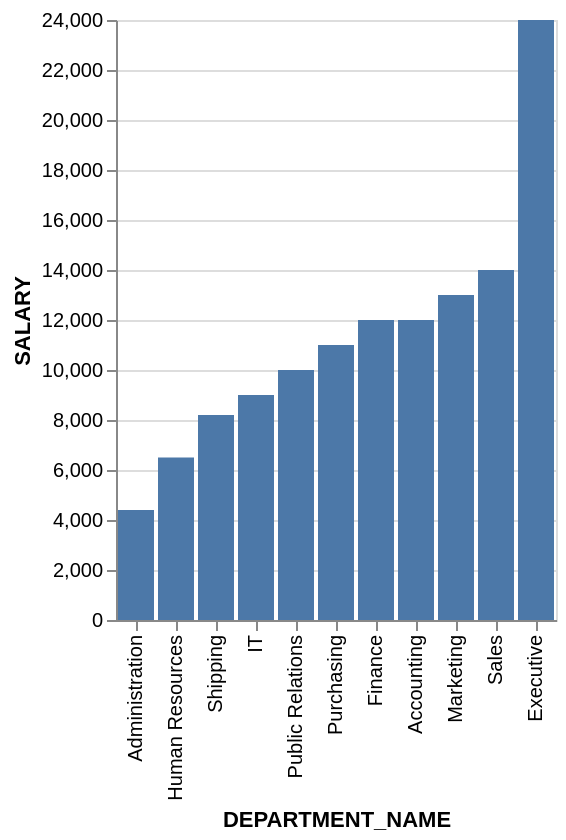

Specify this chart in Vega-Lite:
### Vega-Lite specification from a JSON file in a GitHub repository (floating-point values rounded to 4 significant figures)
{"data": {"values": [{"x_data": "Executive", "y_data": 24000}, {"x_data": "IT", "y_data": 9000}, {"x_data": "Finance", "y_data": 12000}, {"x_data": "Purchasing", "y_data": 11000}, {"x_data": "Shipping", "y_data": 8200}, {"x_data": "Sales", "y_data": 14000}, {"x_data": "Administration", "y_data": 4400}, {"x_data": "Marketing", "y_data": 13000}, {"x_data": "Human Resources", "y_data": 6500}, {"x_data": "Public Relations", "y_data": 10000}, {"x_data": "Accounting", "y_data": 12000}]}, "mark": "bar", "encoding": {"x": {"field": "x_data", "type": "nominal", "title": "DEPARTMENT_NAME", "sort": {"op": "sum", "field": "y_data", "order": "ascending"}}, "y": {"field": "y_data", "type": "quantitative", "title": "SALARY"}}}
